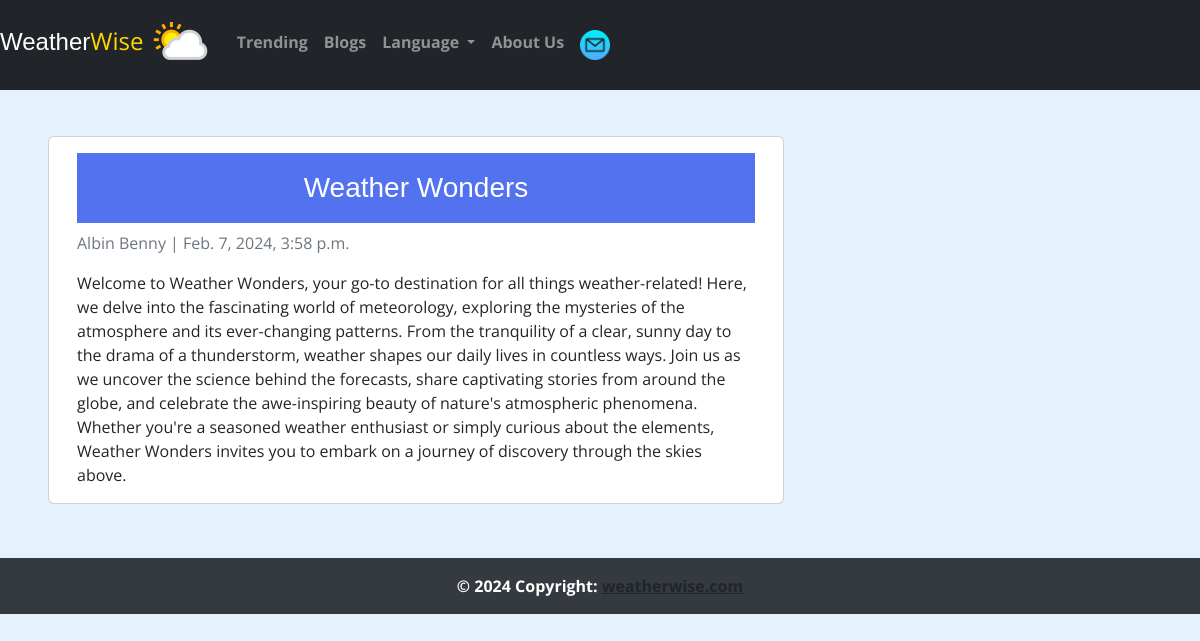
The app's page /blogs/first/ with its own data.
### blog/models.py (models this page shows, shortened)
class Post(models.Model):
  title =  models.CharField(max_length=200, unique=True)
  slug =   models.SlugField(max_length=200, unique=True)
  created_on = models.DateTimeField(auto_now_add=True)
  updated_on = models.DateTimeField(auto_now=True)
  content = models.TextField()
  status = models.IntegerField(choices=STATUS, default=0)
  class Meta:
    ordering = ['-created_on']

### blog/views.py (the view)
# urls.py: path('blogs/<slug:slug>/',  views.DetailView.as_view(), name="post_detail"),
class DetailView(generic.DetailView):
  model = Post
  template_name = 'blog/post_detail.html'

### templates/blog/post_detail.html
{% extends 'navbar.html' %}
{% block content %}
<div class="container">
  <div class="row">
    <div class="col-md-8 card mb-4  mt-3 left  top">
      <div class="card-body">
        <h1>{% block title %} {{ object.title }} {% endblock title %}</h1>
        <p class=" text-muted">Albin Benny | {{ post.created_on }}</p>
        <p class="card-text ">{{ object.content | safe }}</p>
      </div>
    </div>
  </div>
</div>
{% endblock content %}

### static/style.css (style rules this page uses)
* { margin: 0; padding: 0; box-sizing: border-box; font-family: 'Open Sans', sans-serif; }
body { background: #E3F2FD; }
h1 { background: #5372F0; font-size: 1.75rem; text-align: center; padding: 18px 0; color: #fff; }
.container { display: flex; gap: 35px; padding: 30px; }
h1, h2, h3, h4, h5, h6 { font-family: 'Arial', sans-serif; }
.text-muted { color: #6c757d !important; }

### templates/navbar.html (style rules this page uses)
h1, h2, h3, h4, h5, h6 { font-family: 'Arial', sans-serif; }
.text-muted { color: #6c757d !important; }

### records on screen
Post: title "Weather Wonders", created_on "Feb. 7, 2024, 3:58 p.m.", content "Welcome to Weather Wonders, your go-to destination for all things weather-related! Here, we delve into the fascinating world of meteorology, exploring the mysteries of the atmosphere and its ever-changing patterns. From the tranquility of a clear, sunny day to the drama of a thunderstorm, weather shapes our daily lives in countless ways. Join us as we uncover the science behind the forecasts, share captivating stories from around the globe, and celebrate the awe-inspiring beauty of nature's atmospheric phenomena. Whether you're a seasoned weather enthusiast or simply curious about the elements, Weather Wonders invites you to embark on a journey of discovery through the skies above."
